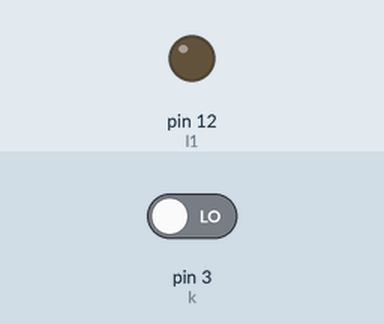
Bench run of a sketch on a simulated Arduino Uno, built with avr-gcc and run on an emulated ATmega328P. Shown: output pins drawn as LEDs (lit = HIGH). The inputs (shaded band) are chosen by the test bench; at power-on: pin 3 (k) LOW.

Above: at 1.2 s.
1.3 s: pin 3 (k) driven HIGH
At 2.1 s:
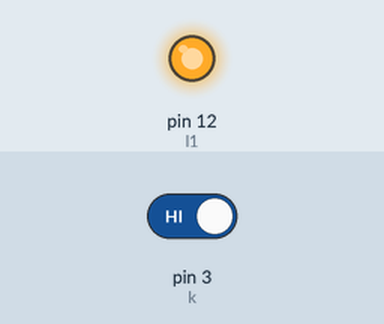
2.8 s: pin 3 (k) driven LOW
At 3.3 s:
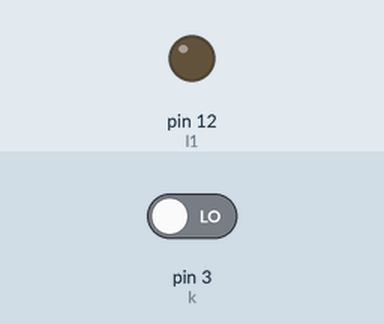
Timing chart, 0 to 5.8 s (numbered marks = the images above; inputs shaded):
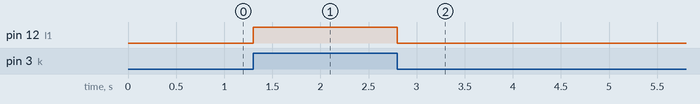

Measured:
- after the input at 1.3 s, pin 12 (l1): LOW → HIGH at once
- after the input at 2.8 s, pin 12 (l1): HIGH → LOW at once

The sketch:

pulldown.ino
```cpp
//LINK DEL VIDEO https://youtube.com/shorts/Or1AfXYJM5A?si=X_4SDMiSSa5uhImo
int l1 = 12;
int k = 3;

void setup() {
  pinMode(l1, OUTPUT);
  pinMode(k, INPUT);
}

void loop() {
  if (digitalRead(k) == HIGH) {
    digitalWrite(l1, HIGH);
  } else {
    digitalWrite(l1, LOW);
  }
}
```
